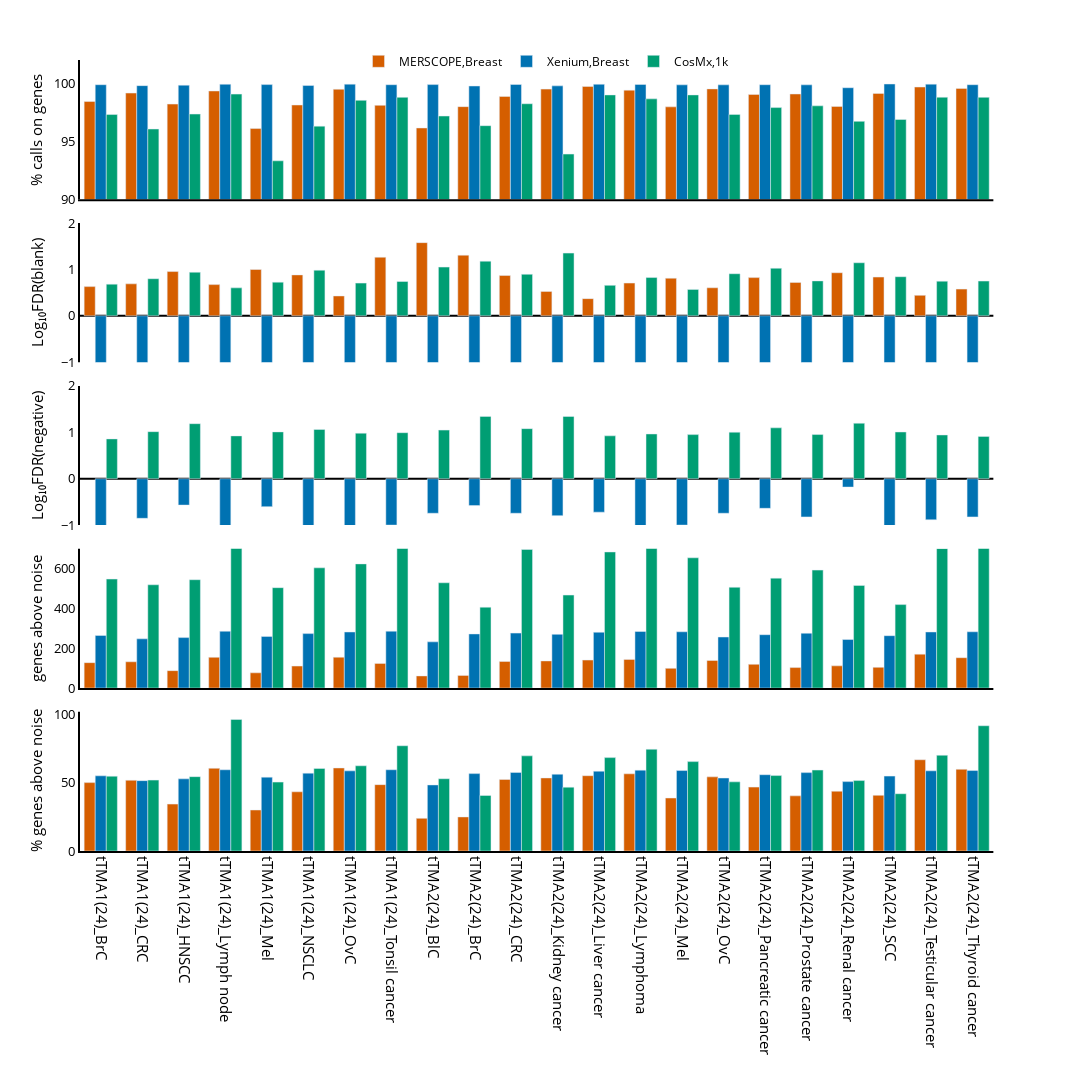

Notebook cell for this chart:
### Code cell
if not os.path.exists(f'{wd}/figures/Fig_2_Technical_Performance'):
    os.makedirs(f'{wd}/figures/Fig_2_Technical_Performance')

df_plotly = df_plot.copy()
df_plotly['tma'] = df_plotly['tma'].apply(lambda x: f"{convert_tma_name_dict[x]}({year[-2:]})")
df_plotly['tma_tissue'] = df_plotly['tma'] + '_' + df_plotly['tissue_type']
df_plotly = df_plotly.loc[~df_plotly['tma_tissue'].isin(
    [
        'tTMA1(24)_BlC',
        'tTMA2(24)_Liposarcoma',
     ])]

df_plotly = df_plotly.sort_values(by='tma_tissue').reset_index()

fontsize=15
width = 1000
if supplement:
    width=1200
height = 1100
groupby = 'Platform'
if supplement:
    groupby = 'Platform_Panel'
    custom_palette = {}
    for Platform_Panel in df_plotly['Platform_Panel'].unique():
        custom_palette[Platform_Panel] = sample_color[Platform_Panel]

# Define your initial figure
fig = px.bar(df_plotly, x="tma_tissue", y="value",
             color=groupby, barmode="group", 
             facet_row="metric", color_discrete_map=custom_palette,
             width=width, height=height,
             category_orders={"metric": ['% calls on genes',
                                         'Log₁₀FDR(blank)',
                                         'Log₁₀FDR(negative)',
                                         'genes above noise',
                                         '% genes above noise']})


print ('FDR was log10 transformed to show the difference, hard to see xenium when cosmx FDR is around 100.')

# Update x-axis settings with black text
fig.update_xaxes(tickvals=df_plotly['tma_tissue'].unique(),
                 tickangle=90, title_text='', 
                 title_font=dict(color='black'), tickfont=dict(color='black', size=fontsize))


# Update y-axis settings with black text
fig.update_yaxes(matches=None, title_text='', title_font=dict(color='black'), tickfont=dict(color='black', size=fontsize-2))
fig.update_yaxes(row=1, range=[0, 102], title_font=dict(color='black'), tickfont=dict(color='black'))
fig.update_yaxes(row=2, range=[0, 700], title_font=dict(color='black'), tickfont=dict(color='black'))
fig.update_yaxes(row=3, range=[-1, 2], title_font=dict(color='black'), tickfont=dict(color='black'))
fig.update_yaxes(row=4, range=[-1, 2], title_font=dict(color='black'), tickfont=dict(color='black'))
fig.update_yaxes(row=5, range=[90,102], title_font=dict(color='black'), tickfont=dict(color='black'))

fig.update_xaxes(row=1, showline=True, linewidth=2, linecolor='black')
fig.update_xaxes(row=2, showline=True, linewidth=2, linecolor='black')
fig.update_yaxes(row=3, zeroline=True, zerolinewidth=2, zerolinecolor='black')
fig.update_yaxes(row=4, zeroline=True, zerolinewidth=2, zerolinecolor='black')
fig.update_xaxes(row=5, showline=True, linewidth=2, linecolor='black')

fig.update_yaxes(showline=True, linewidth=2, linecolor='black')

# Update legend settings
fig.update_layout(
    legend=dict(
        title='',
        orientation="h",  # horizontal alignment
        yanchor="bottom", 
        y=0.98,  # position legend just above the plot
        xanchor="center",
        x=0.5  # center the legend
    ),
    font=dict(color='black'),  # Set global font color to black
    paper_bgcolor='rgba(0,0,0,0)',
    plot_bgcolor='rgba(0,0,0,0)',
    
)

# Modify row title annotations and set text color to black
for annotation in fig.layout.annotations:
    annotation.font.size = fontsize
    annotation.font.color = 'black'  # Set the annotation text color to black
    annotation.x = -0.06
    annotation.textangle = 270
    for metric in df_plot.metric.unique():
        if annotation.text == f'metric={metric}':
            annotation.text = metric

# Display the figure and save to file
fig.show()
if supplement:
    pio.write_image(fig, f'{wd}/figures/Fig_2_Technical_Performance/Supp_Fig_2_tech_{year}_{tma}_tma.png',scale=4, width=width, height=height)
    pio.write_image(fig, f'{wd}/figures/Fig_2_Technical_Performance/Supp_Fig_2_tech_{year}_{tma}_tma.eps',scale=4, width=width, height=height)
else:
    pio.write_image(fig, f'{wd}/figures/Fig_2_Technical_Performance/Main_Fig_2_tech_{year}_{tma}_tma.png',scale=4, width=width, height=height)
    pio.write_image(fig, f'{wd}/figures/Fig_2_Technical_Performance/Main_Fig_2_tech_{year}_{tma}_tma.eps',scale=4, width=width, height=height)

### Figure 1 — Plotly figure (JSON) as saved in the notebook; plotly's stock layout.template omitted (floating-point values rounded to 4 significant figures)
{"data": [{"alignmentgroup": "True", "hovertemplate": "Platform_Panel=MERSCOPE,Breast<br>metric=% calls on genes<br>tma_tissue=%{x}<br>value=%{y}<extra></extra>", "legendgroup": "MERSCOPE,Breast", "marker": {"color": "#D55E00", "pattern": {"shape": ""}}, "name": "MERSCOPE,Breast", "offsetgroup": "MERSCOPE,Breast", "orientation": "v", "showlegend": true, "textposition": "auto", "type": "bar", "x": ["tTMA1(24)_BrC", "tTMA1(24)_CRC", "tTMA1(24)_HNSCC", "tTMA1(24)_Lymph node", "tTMA1(24)_Mel", "tTMA1(24)_NSCLC", "tTMA1(24)_OvC", "tTMA1(24)_Tonsil cancer", "tTMA2(24)_BlC", "tTMA2(24)_BrC", "tTMA2(24)_CRC", "tTMA2(24)_Kidney cancer", "tTMA2(24)_Liver cancer", "tTMA2(24)_Lymphoma", "tTMA2(24)_Mel", "tTMA2(24)_OvC", "tTMA2(24)_Pancreatic cancer", "tTMA2(24)_Prostate cancer", "tTMA2(24)_Renal cancer", "tTMA2(24)_SCC", "tTMA2(24)_Testicular cancer", "tTMA2(24)_Thyroid cancer"], "xaxis": "x5", "y": [98.42, 99.15, 98.2, 99.33, 96.09, 98.12, 99.48, 98.09, 96.14, 97.98, 98.86, 99.49, 99.72, 99.4, 97.96, 99.51, 99.03, 99.07, 98, 99.12, 99.67, 99.55], "yaxis": "y5"}, {"alignmentgroup": "True", "hovertemplate": "Platform_Panel=MERSCOPE,Breast<br>metric=Log₁₀FDR(blank)<br>tma_tissue=%{x}<br>value=%{y}<extra></extra>", "legendgroup": "MERSCOPE,Breast", "marker": {"color": "#D55E00", "pattern": {"shape": ""}}, "name": "MERSCOPE,Breast", "offsetgroup": "MERSCOPE,Breast", "orientation": "v", "showlegend": false, "textposition": "auto", "type": "bar", "x": ["tTMA1(24)_BrC", "tTMA1(24)_CRC", "tTMA1(24)_HNSCC", "tTMA1(24)_Lymph node", "tTMA1(24)_Mel", "tTMA1(24)_NSCLC", "tTMA1(24)_OvC", "tTMA1(24)_Tonsil cancer", "tTMA2(24)_BlC", "tTMA2(24)_BrC", "tTMA2(24)_CRC", "tTMA2(24)_Kidney cancer", "tTMA2(24)_Liver cancer", "tTMA2(24)_Lymphoma", "tTMA2(24)_Mel", "tTMA2(24)_OvC", "tTMA2(24)_Pancreatic cancer", "tTMA2(24)_Prostate cancer", "tTMA2(24)_Renal cancer", "tTMA2(24)_SCC", "tTMA2(24)_Testicular cancer", "tTMA2(24)_Thyroid cancer"], "xaxis": "x4", "y": [0.6284, 0.6875, 0.9528, 0.6712, 0.9969, 0.8802, 0.4265, 1.261, 1.576, 1.305, 0.8669, 0.525, 0.3692, 0.7044, 0.8089, 0.6031, 0.8222, 0.7185, 0.9274, 0.8338, 0.4393, 0.574], "yaxis": "y4"}, {"alignmentgroup": "True", "hovertemplate": "Platform_Panel=MERSCOPE,Breast<br>metric=genes above noise<br>tma_tissue=%{x}<br>value=%{y}<extra></extra>", "legendgroup": "MERSCOPE,Breast", "marker": {"color": "#D55E00", "pattern": {"shape": ""}}, "name": "MERSCOPE,Breast", "offsetgroup": "MERSCOPE,Breast", "orientation": "v", "showlegend": false, "textposition": "auto", "type": "bar", "x": ["tTMA1(24)_BrC", "tTMA1(24)_CRC", "tTMA1(24)_HNSCC", "tTMA1(24)_Lymph node", "tTMA1(24)_Mel", "tTMA1(24)_NSCLC", "tTMA1(24)_OvC", "tTMA1(24)_Tonsil cancer", "tTMA2(24)_BlC", "tTMA2(24)_BrC", "tTMA2(24)_CRC", "tTMA2(24)_Kidney cancer", "tTMA2(24)_Liver cancer", "tTMA2(24)_Lymphoma", "tTMA2(24)_Mel", "tTMA2(24)_OvC", "tTMA2(24)_Pancreatic cancer", "tTMA2(24)_Prostate cancer", "tTMA2(24)_Renal cancer", "tTMA2(24)_SCC", "tTMA2(24)_Testicular cancer", "tTMA2(24)_Thyroid cancer"], "xaxis": "x2", "y": [127.8, 132.1, 87.61, 154.5, 76.57, 110.6, 155.1, 124, 61, 63.67, 133.7, 136.5, 140.7, 144.2, 99, 138.5, 119.3, 103, 111.7, 104, 170.5, 152.7], "yaxis": "y2"}, {"alignmentgroup": "True", "hovertemplate": "Platform_Panel=MERSCOPE,Breast<br>metric=% genes above noise<br>tma_tissue=%{x}<br>value=%{y}<extra></extra>", "legendgroup": "MERSCOPE,Breast", "marker": {"color": "#D55E00", "pattern": {"shape": ""}}, "name": "MERSCOPE,Breast", "offsetgroup": "MERSCOPE,Breast", "orientation": "v", "showlegend": false, "textposition": "auto", "type": "bar", "x": ["tTMA1(24)_BrC", "tTMA1(24)_CRC", "tTMA1(24)_HNSCC", "tTMA1(24)_Lymph node", "tTMA1(24)_Mel", "tTMA1(24)_NSCLC", "tTMA1(24)_OvC", "tTMA1(24)_Tonsil cancer", "tTMA2(24)_BlC", "tTMA2(24)_BrC", "tTMA2(24)_CRC", "tTMA2(24)_Kidney cancer", "tTMA2(24)_Liver cancer", "tTMA2(24)_Lymphoma", "tTMA2(24)_Mel", "tTMA2(24)_OvC", "tTMA2(24)_Pancreatic cancer", "tTMA2(24)_Prostate cancer", "tTMA2(24)_Renal cancer", "tTMA2(24)_SCC", "tTMA2(24)_Testicular cancer", "tTMA2(24)_Thyroid cancer"], "xaxis": "x", "y": [50.1, 51.82, 34.36, 60.59, 30.03, 43.37, 60.83, 48.63, 23.92, 24.97, 52.42, 53.53, 55.16, 56.55, 38.82, 54.31, 46.8, 40.39, 43.79, 40.78, 66.86, 59.87], "yaxis": "y"}, {"alignmentgroup": "True", "hovertemplate": "Platform_Panel=Xenium,Breast<br>metric=% calls on genes<br>tma_tissue=%{x}<br>value=%{y}<extra></extra>", "legendgroup": "Xenium,Breast", "marker": {"color": "#0072B2", "pattern": {"shape": ""}}, "name": "Xenium,Breast", "offsetgroup": "Xenium,Breast", "orientation": "v", "showlegend": true, "textposition": "auto", "type": "bar", "x": ["tTMA1(24)_BrC", "tTMA1(24)_CRC", "tTMA1(24)_HNSCC", "tTMA1(24)_Lymph node", "tTMA1(24)_Mel", "tTMA1(24)_NSCLC", "tTMA1(24)_OvC", "tTMA1(24)_Tonsil cancer", "tTMA2(24)_BlC", "tTMA2(24)_BrC", "tTMA2(24)_CRC", "tTMA2(24)_Kidney cancer", "tTMA2(24)_Liver cancer", "tTMA2(24)_Lymphoma", "tTMA2(24)_Mel", "tTMA2(24)_OvC", "tTMA2(24)_Pancreatic cancer", "tTMA2(24)_Prostate cancer", "tTMA2(24)_Renal cancer", "tTMA2(24)_SCC", "tTMA2(24)_Testicular cancer", "tTMA2(24)_Thyroid cancer"], "xaxis": "x5", "y": [99.87, 99.79, 99.83, 99.91, 99.88, 99.8, 99.92, 99.87, 99.88, 99.76, 99.89, 99.77, 99.91, 99.89, 99.86, 99.86, 99.87, 99.86, 99.61, 99.93, 99.92, 99.87], "yaxis": "y5"}, {"alignmentgroup": "True", "hovertemplate": "Platform_Panel=Xenium,Breast<br>metric=Log₁₀FDR(blank)<br>tma_tissue=%{x}<br>value=%{y}<extra></extra>", "legendgroup": "Xenium,Breast", "marker": {"color": "#0072B2", "pattern": {"shape": ""}}, "name": "Xenium,Breast", "offsetgroup": "Xenium,Breast", "orientation": "v", "showlegend": false, "textposition": "auto", "type": "bar", "x": ["tTMA1(24)_BrC", "tTMA1(24)_CRC", "tTMA1(24)_HNSCC", "tTMA1(24)_Lymph node", "tTMA1(24)_Mel", "tTMA1(24)_NSCLC", "tTMA1(24)_OvC", "tTMA1(24)_Tonsil cancer", "tTMA2(24)_BlC", "tTMA2(24)_BrC", "tTMA2(24)_CRC", "tTMA2(24)_Kidney cancer", "tTMA2(24)_Liver cancer", "tTMA2(24)_Lymphoma", "tTMA2(24)_Mel", "tTMA2(24)_OvC", "tTMA2(24)_Pancreatic cancer", "tTMA2(24)_Prostate cancer", "tTMA2(24)_Renal cancer", "tTMA2(24)_SCC", "tTMA2(24)_Testicular cancer", "tTMA2(24)_Thyroid cancer"], "xaxis": "x4", "y": [-2, -2, -1.523, -2, -1.699, -2, -2, -2, -1.699, -1.574, -1.699, -1.699, -1.699, -2, -2, -1.699, -1.699, -1.699, -1.155, -4, -2, -1.699], "yaxis": "y4"}, {"alignmentgroup": "True", "hovertemplate": "Platform_Panel=Xenium,Breast<br>metric=Log₁₀FDR(negative)<br>tma_tissue=%{x}<br>value=%{y}<extra></extra>", "legendgroup": "Xenium,Breast", "marker": {"color": "#0072B2", "pattern": {"shape": ""}}, "name": "Xenium,Breast", "offsetgroup": "Xenium,Breast", "orientation": "v", "showlegend": false, "textposition": "auto", "type": "bar", "x": ["tTMA1(24)_BrC", "tTMA1(24)_CRC", "tTMA1(24)_HNSCC", "tTMA1(24)_Lymph node", "tTMA1(24)_Mel", "tTMA1(24)_NSCLC", "tTMA1(24)_OvC", "tTMA1(24)_Tonsil cancer", "tTMA2(24)_BlC", "tTMA2(24)_BrC", "tTMA2(24)_CRC", "tTMA2(24)_Kidney cancer", "tTMA2(24)_Liver cancer", "tTMA2(24)_Lymphoma", "tTMA2(24)_Mel", "tTMA2(24)_OvC", "tTMA2(24)_Pancreatic cancer", "tTMA2(24)_Prostate cancer", "tTMA2(24)_Renal cancer", "tTMA2(24)_SCC", "tTMA2(24)_Testicular cancer", "tTMA2(24)_Thyroid cancer"], "xaxis": "x3", "y": [-1.046, -0.8539, -0.5686, -1.222, -0.6021, -1.097, -1.301, -1, -0.7447, -0.5795, -0.7447, -0.7959, -0.7212, -1.03, -1, -0.7447, -0.6383, -0.8239, -0.1805, -1.398, -0.8861, -0.8239], "yaxis": "y3"}, {"alignmentgroup": "True", "hovertemplate": "Platform_Panel=Xenium,Breast<br>metric=genes above noise<br>tma_tissue=%{x}<br>value=%{y}<extra></extra>", "legendgroup": "Xenium,Breast", "marker": {"color": "#0072B2", "pattern": {"shape": ""}}, "name": "Xenium,Breast", "offsetgroup": "Xenium,Breast", "orientation": "v", "showlegend": false, "textposition": "auto", "type": "bar", "x": ["tTMA1(24)_BrC", "tTMA1(24)_CRC", "tTMA1(24)_HNSCC", "tTMA1(24)_Lymph node", "tTMA1(24)_Mel", "tTMA1(24)_NSCLC", "tTMA1(24)_OvC", "tTMA1(24)_Tonsil cancer", "tTMA2(24)_BlC", "tTMA2(24)_BrC", "tTMA2(24)_CRC", "tTMA2(24)_Kidney cancer", "tTMA2(24)_Liver cancer", "tTMA2(24)_Lymphoma", "tTMA2(24)_Mel", "tTMA2(24)_OvC", "tTMA2(24)_Pancreatic cancer", "tTMA2(24)_Prostate cancer", "tTMA2(24)_Renal cancer", "tTMA2(24)_SCC", "tTMA2(24)_Testicular cancer", "tTMA2(24)_Thyroid cancer"], "xaxis": "x2", "y": [264.4, 247.5, 253.7, 285.7, 259.7, 273.8, 281.8, 285.8, 232.3, 272.2, 276.3, 270, 280.7, 284.3, 283, 256.7, 268.3, 275.7, 244, 263.3, 282, 283], "yaxis": "y2"}, {"alignmentgroup": "True", "hovertemplate": "Platform_Panel=Xenium,Breast<br>metric=% genes above noise<br>tma_tissue=%{x}<br>value=%{y}<extra></extra>", "legendgroup": "Xenium,Breast", "marker": {"color": "#0072B2", "pattern": {"shape": ""}}, "name": "Xenium,Breast", "offsetgroup": "Xenium,Breast", "orientation": "v", "showlegend": false, "textposition": "auto", "type": "bar", "x": ["tTMA1(24)_BrC", "tTMA1(24)_CRC", "tTMA1(24)_HNSCC", "tTMA1(24)_Lymph node", "tTMA1(24)_Mel", "tTMA1(24)_NSCLC", "tTMA1(24)_OvC", "tTMA1(24)_Tonsil cancer", "tTMA2(24)_BlC", "tTMA2(24)_BrC", "tTMA2(24)_CRC", "tTMA2(24)_Kidney cancer", "tTMA2(24)_Liver cancer", "tTMA2(24)_Lymphoma", "tTMA2(24)_Mel", "tTMA2(24)_OvC", "tTMA2(24)_Pancreatic cancer", "tTMA2(24)_Prostate cancer", "tTMA2(24)_Renal cancer", "tTMA2(24)_SCC", "tTMA2(24)_Testicular cancer", "tTMA2(24)_Thyroid cancer"], "xaxis": "x", "y": [55.08, 51.56, 52.86, 59.51, 54.11, 57.04, 58.72, 59.54, 48.4, 56.7, 57.57, 56.25, 58.47, 59.24, 58.96, 53.47, 55.9, 57.43, 50.83, 54.86, 58.75, 58.96], "yaxis": "y"}, {"alignmentgroup": "True", "hovertemplate": "Platform_Panel=CosMx,1k<br>metric=% calls on genes<br>tma_tissue=%{x}<br>value=%{y}<extra></extra>", "legendgroup": "CosMx,1k", "marker": {"color": "#009E73", "pattern": {"shape": ""}}, "name": "CosMx,1k", "offsetgroup": "CosMx,1k", "orientation": "v", "showlegend": true, "textposition": "auto", "type": "bar", "x": ["tTMA1(24)_BrC", "tTMA1(24)_CRC", "tTMA1(24)_HNSCC", "tTMA1(24)_Lymph node", "tTMA1(24)_Mel", "tTMA1(24)_NSCLC", "tTMA1(24)_OvC", "tTMA1(24)_Tonsil cancer", "tTMA2(24)_BlC", "tTMA2(24)_BrC", "tTMA2(24)_CRC", "tTMA2(24)_Kidney cancer", "tTMA2(24)_Liver cancer", "tTMA2(24)_Lymphoma", "tTMA2(24)_Mel", "tTMA2(24)_OvC", "tTMA2(24)_Pancreatic cancer", "tTMA2(24)_Prostate cancer", "tTMA2(24)_Renal cancer", "tTMA2(24)_SCC", "tTMA2(24)_Testicular cancer", "tTMA2(24)_Thyroid cancer"], "xaxis": "x5", "y": [97.3, 96.05, 97.34, 99.06, 93.31, 96.3, 98.52, 98.78, 97.17, 96.34, 98.23, 93.89, 98.99, 98.65, 98.99, 97.31, 97.9, 98.05, 96.71, 96.87, 98.79, 98.78], "yaxis": "y5"}, {"alignmentgroup": "True", "hovertemplate": "Platform_Panel=CosMx,1k<br>metric=Log₁₀FDR(blank)<br>tma_tissue=%{x}<br>value=%{y}<extra></extra>", "legendgroup": "CosMx,1k", "marker": {"color": "#009E73", "pattern": {"shape": ""}}, "name": "CosMx,1k", "offsetgroup": "CosMx,1k", "orientation": "v", "showlegend": false, "textposition": "auto", "type": "bar", "x": ["tTMA1(24)_BrC", "tTMA1(24)_CRC", "tTMA1(24)_HNSCC", "tTMA1(24)_Lymph node", "tTMA1(24)_Mel", "tTMA1(24)_NSCLC", "tTMA1(24)_OvC", "tTMA1(24)_Tonsil cancer", "tTMA2(24)_BlC", "tTMA2(24)_BrC", "tTMA2(24)_CRC", "tTMA2(24)_Kidney cancer", "tTMA2(24)_Liver cancer", "tTMA2(24)_Lymphoma", "tTMA2(24)_Mel", "tTMA2(24)_OvC", "tTMA2(24)_Pancreatic cancer", "tTMA2(24)_Prostate cancer", "tTMA2(24)_Renal cancer", "tTMA2(24)_SCC", "tTMA2(24)_Testicular cancer", "tTMA2(24)_Thyroid cancer"], "xaxis": "x4", "y": [0.6812, 0.798, 0.938, 0.601, 0.7243, 0.9814, 0.7033, 0.738, 1.049, 1.176, 0.8938, 1.35, 0.6551, 0.8235, 0.5682, 0.9058, 1.024, 0.7513, 1.142, 0.8414, 0.7451, 0.7474], "yaxis": "y4"}, {"alignmentgroup": "True", "hovertemplate": "Platform_Panel=CosMx,1k<br>metric=Log₁₀FDR(negative)<br>tma_tissue=%{x}<br>value=%{y}<extra></extra>", "legendgroup": "CosMx,1k", "marker": {"color": "#009E73", "pattern": {"shape": ""}}, "name": "CosMx,1k", "offsetgroup": "CosMx,1k", "orientation": "v", "showlegend": false, "textposition": "auto", "type": "bar", "x": ["tTMA1(24)_BrC", "tTMA1(24)_CRC", "tTMA1(24)_HNSCC", "tTMA1(24)_Lymph node", "tTMA1(24)_Mel", "tTMA1(24)_NSCLC", "tTMA1(24)_OvC", "tTMA1(24)_Tonsil cancer", "tTMA2(24)_BlC", "tTMA2(24)_BrC", "tTMA2(24)_CRC", "tTMA2(24)_Kidney cancer", "tTMA2(24)_Liver cancer", "tTMA2(24)_Lymphoma", "tTMA2(24)_Mel", "tTMA2(24)_OvC", "tTMA2(24)_Pancreatic cancer", "tTMA2(24)_Prostate cancer", "tTMA2(24)_Renal cancer", "tTMA2(24)_SCC", "tTMA2(24)_Testicular cancer", "tTMA2(24)_Thyroid cancer"], "xaxis": "x3", "y": [0.8579, 1.014, 1.186, 0.9227, 1.009, 1.061, 0.9809, 0.9912, 1.047, 1.343, 1.078, 1.341, 0.9238, 0.9636, 0.9504, 1.002, 1.096, 0.9518, 1.195, 1.007, 0.9425, 0.9117], "yaxis": "y3"}, {"alignmentgroup": "True", "hovertemplate": "Platform_Panel=CosMx,1k<br>metric=genes above noise<br>tma_tissue=%{x}<br>value=%{y}<extra></extra>", "legendgroup": "CosMx,1k", "marker": {"color": "#009E73", "pattern": {"shape": ""}}, "name": "CosMx,1k", "offsetgroup": "CosMx,1k", "orientation": "v", "showlegend": false, "textposition": "auto", "type": "bar", "x": ["tTMA1(24)_BrC", "tTMA1(24)_CRC", "tTMA1(24)_HNSCC", "tTMA1(24)_Lymph node", "tTMA1(24)_Mel", "tTMA1(24)_NSCLC", "tTMA1(24)_OvC", "tTMA1(24)_Tonsil cancer", "tTMA2(24)_BlC", "tTMA2(24)_BrC", "tTMA2(24)_CRC", "tTMA2(24)_Kidney cancer", "tTMA2(24)_Liver cancer", "tTMA2(24)_Lymphoma", "tTMA2(24)_Mel", "tTMA2(24)_OvC", "tTMA2(24)_Pancreatic cancer", "tTMA2(24)_Prostate cancer", "tTMA2(24)_Renal cancer", "tTMA2(24)_SCC", "tTMA2(24)_Testicular cancer", "tTMA2(24)_Thyroid cancer"], "xaxis": "x2", "y": [548.1, 519.3, 544.8, 963.3, 504.8, 604.5, 624.4, 771.1, 529.3, 406.5, 697, 467.5, 684.3, 745.4, 655, 506.7, 552.7, 593, 516, 419.7, 701.5, 917.7], "yaxis": "y2"}, {"alignmentgroup": "True", "hovertemplate": "Platform_Panel=CosMx,1k<br>metric=% genes above noise<br>tma_tissue=%{x}<br>value=%{y}<extra></extra>", "legendgroup": "CosMx,1k", "marker": {"color": "#009E73", "pattern": {"shape": ""}}, "name": "CosMx,1k", "offsetgroup": "CosMx,1k", "orientation": "v", "showlegend": false, "textposition": "auto", "type": "bar", "x": ["tTMA1(24)_BrC", "tTMA1(24)_CRC", "tTMA1(24)_HNSCC", "tTMA1(24)_Lymph node", "tTMA1(24)_Mel", "tTMA1(24)_NSCLC", "tTMA1(24)_OvC", "tTMA1(24)_Tonsil cancer", "tTMA2(24)_BlC", "tTMA2(24)_BrC", "tTMA2(24)_CRC", "tTMA2(24)_Kidney cancer", "tTMA2(24)_Liver cancer", "tTMA2(24)_Lymphoma", "tTMA2(24)_Mel", "tTMA2(24)_OvC", "tTMA2(24)_Pancreatic cancer", "tTMA2(24)_Prostate cancer", "tTMA2(24)_Renal cancer", "tTMA2(24)_SCC", "tTMA2(24)_Testicular cancer", "tTMA2(24)_Thyroid cancer"], "xaxis": "x", "y": [54.81, 51.93, 54.48, 96.33, 50.48, 60.45, 62.44, 77.11, 52.93, 40.65, 69.7, 46.75, 68.43, 74.54, 65.5, 50.67, 55.27, 59.3, 51.6, 41.97, 70.15, 91.77], "yaxis": "y"}], "layout": {"annotations": [{"font": {"color": "black", "size": 15}, "showarrow": false, "text": "% genes above noise", "textangle": -90, "x": -0.06, "xanchor": "left", "xref": "paper", "y": 0.088, "yanchor": "middle", "yref": "paper"}, {"font": {"color": "black", "size": 15}, "showarrow": false, "text": "genes above noise", "textangle": -90, "x": -0.06, "xanchor": "left", "xref": "paper", "y": 0.294, "yanchor": "middle", "yref": "paper"}, {"font": {"color": "black", "size": 15}, "showarrow": false, "text": "Log₁₀FDR(negative)", "textangle": -90, "x": -0.06, "xanchor": "left", "xref": "paper", "y": 0.5, "yanchor": "middle", "yref": "paper"}, {"font": {"color": "black", "size": 15}, "showarrow": false, "text": "Log₁₀FDR(blank)", "textangle": -90, "x": -0.06, "xanchor": "left", "xref": "paper", "y": 0.706, "yanchor": "middle", "yref": "paper"}, {"font": {"color": "black", "size": 15}, "showarrow": false, "text": "% calls on genes", "textangle": -90, "x": -0.06, "xanchor": "left", "xref": "paper", "y": 0.912, "yanchor": "middle", "yref": "paper"}], "barmode": "group", "font": {"color": "black"}, "height": 1100, "legend": {"orientation": "h", "title": {"text": ""}, "tracegroupgap": 0, "x": 0.5, "xanchor": "center", "y": 0.98, "yanchor": "bottom"}, "margin": {"t": 60}, "paper_bgcolor": "rgba(0,0,0,0)", "plot_bgcolor": "rgba(0,0,0,0)", "width": 1200, "xaxis": {"anchor": "y", "domain": [0, 0.98], "linecolor": "black", "linewidth": 2, "showline": true, "tickangle": 90, "tickfont": {"color": "black", "size": 15}, "tickvals": ["tTMA1(24)_BrC", "tTMA1(24)_CRC", "tTMA1(24)_HNSCC", "tTMA1(24)_Lymph node", "tTMA1(24)_Mel", "tTMA1(24)_NSCLC", "tTMA1(24)_OvC", "tTMA1(24)_Tonsil cancer", "tTMA2(24)_BlC", "tTMA2(24)_BrC", "tTMA2(24)_CRC", "tTMA2(24)_Kidney cancer", "tTMA2(24)_Liver cancer", "tTMA2(24)_Lymphoma", "tTMA2(24)_Mel", "tTMA2(24)_OvC", "tTMA2(24)_Pancreatic cancer", "tTMA2(24)_Prostate cancer", "tTMA2(24)_Renal cancer", "tTMA2(24)_SCC", "tTMA2(24)_Testicular cancer", "tTMA2(24)_Thyroid cancer"], "title": {"font": {"color": "black"}, "text": ""}}, "xaxis2": {"anchor": "y2", "domain": [0, 0.98], "linecolor": "black", "linewidth": 2, "matches": "x", "showline": true, "showticklabels": false, "tickangle": 90, "tickfont": {"color": "black", "size": 15}, "tickvals": ["tTMA1(24)_BrC", "tTMA1(24)_CRC", "tTMA1(24)_HNSCC", "tTMA1(24)_Lymph node", "tTMA1(24)_Mel", "tTMA1(24)_NSCLC", "tTMA1(24)_OvC", "tTMA1(24)_Tonsil cancer", "tTMA2(24)_BlC", "tTMA2(24)_BrC", "tTMA2(24)_CRC", "tTMA2(24)_Kidney cancer", "tTMA2(24)_Liver cancer", "tTMA2(24)_Lymphoma", "tTMA2(24)_Mel", "tTMA2(24)_OvC", "tTMA2(24)_Pancreatic cancer", "tTMA2(24)_Prostate cancer", "tTMA2(24)_Renal cancer", "tTMA2(24)_SCC", "tTMA2(24)_Testicular cancer", "tTMA2(24)_Thyroid cancer"], "title": {"font": {"color": "black"}, "text": ""}}, "xaxis3": {"anchor": "y3", "domain": [0, 0.98], "matches": "x", "showticklabels": false, "tickangle": 90, "tickfont": {"color": "black", "size": 15}, "tickvals": ["tTMA1(24)_BrC", "tTMA1(24)_CRC", "tTMA1(24)_HNSCC", "tTMA1(24)_Lymph node", "tTMA1(24)_Mel", "tTMA1(24)_NSCLC", "tTMA1(24)_OvC", "tTMA1(24)_Tonsil cancer", "tTMA2(24)_BlC", "tTMA2(24)_BrC", "tTMA2(24)_CRC", "tTMA2(24)_Kidney cancer", "tTMA2(24)_Liver cancer", "tTMA2(24)_Lymphoma", "tTMA2(24)_Mel", "tTMA2(24)_OvC", "tTMA2(24)_Pancreatic cancer", "tTMA2(24)_Prostate cancer", "tTMA2(24)_Renal cancer", "tTMA2(24)_SCC", "tTMA2(24)_Testicular cancer", "tTMA2(24)_Thyroid cancer"], "title": {"font": {"color": "black"}, "text": ""}}, "xaxis4": {"anchor": "y4", "domain": [0, 0.98], "matches": "x", "showticklabels": false, "tickangle": 90, "tickfont": {"color": "black", "size": 15}, "tickvals": ["tTMA1(24)_BrC", "tTMA1(24)_CRC", "tTMA1(24)_HNSCC", "tTMA1(24)_Lymph node", "tTMA1(24)_Mel", "tTMA1(24)_NSCLC", "tTMA1(24)_OvC", "tTMA1(24)_Tonsil cancer", "tTMA2(24)_BlC", "tTMA2(24)_BrC", "tTMA2(24)_CRC", "tTMA2(24)_Kidney cancer", "tTMA2(24)_Liver cancer", "tTMA2(24)_Lymphoma", "tTMA2(24)_Mel", "tTMA2(24)_OvC", "tTMA2(24)_Pancreatic cancer", "tTMA2(24)_Prostate cancer", "tTMA2(24)_Renal cancer", "tTMA2(24)_SCC", "tTMA2(24)_Testicular cancer", "tTMA2(24)_Thyroid cancer"], "title": {"font": {"color": "black"}, "text": ""}}, "xaxis5": {"anchor": "y5", "domain": [0, 0.98], "linecolor": "black", "linewidth": 2, "matches": "x", "showline": true, "showticklabels": false, "tickangle": 90, "tickfont": {"color": "black", "size": 15}, "tickvals": ["tTMA1(24)_BrC", "tTMA1(24)_CRC", "tTMA1(24)_HNSCC", "tTMA1(24)_Lymph node", "tTMA1(24)_Mel", "tTMA1(24)_NSCLC", "tTMA1(24)_OvC", "tTMA1(24)_Tonsil cancer", "tTMA2(24)_BlC", "tTMA2(24)_BrC", "tTMA2(24)_CRC", "tTMA2(24)_Kidney cancer", "tTMA2(24)_Liver cancer", "tTMA2(24)_Lymphoma", "tTMA2(24)_Mel", "tTMA2(24)_OvC", "tTMA2(24)_Pancreatic cancer", "tTMA2(24)_Prostate cancer", "tTMA2(24)_Renal cancer", "tTMA2(24)_SCC", "tTMA2(24)_Testicular cancer", "tTMA2(24)_Thyroid cancer"], "title": {"font": {"color": "black"}, "text": ""}}, "yaxis": {"anchor": "x", "domain": [0, 0.176], "linecolor": "black", "linewidth": 2, "range": [0, 102], "showline": true, "tickfont": {"color": "black", "size": 13}, "title": {"font": {"color": "black"}, "text": ""}}, "yaxis2": {"anchor": "x2", "domain": [0.206, 0.382], "linecolor": "black", "linewidth": 2, "range": [0, 700], "showline": true, "tickfont": {"color": "black", "size": 13}, "title": {"font": {"color": "black"}, "text": ""}}, "yaxis3": {"anchor": "x3", "domain": [0.412, 0.588], "linecolor": "black", "linewidth": 2, "range": [-1, 2], "showline": true, "tickfont": {"color": "black", "size": 13}, "title": {"font": {"color": "black"}, "text": ""}, "zeroline": true, "zerolinecolor": "black", "zerolinewidth": 2}, "yaxis4": {"anchor": "x4", "domain": [0.618, 0.794], "linecolor": "black", "linewidth": 2, "range": [-1, 2], "showline": true, "tickfont": {"color": "black", "size": 13}, "title": {"font": {"color": "black"}, "text": ""}, "zeroline": true, "zerolinecolor": "black", "zerolinewidth": 2}, "yaxis5": {"anchor": "x5", "domain": [0.824, 1], "linecolor": "black", "linewidth": 2, "range": [90, 102], "showline": true, "tickfont": {"color": "black", "size": 13}, "title": {"font": {"color": "black"}, "text": ""}}}}
